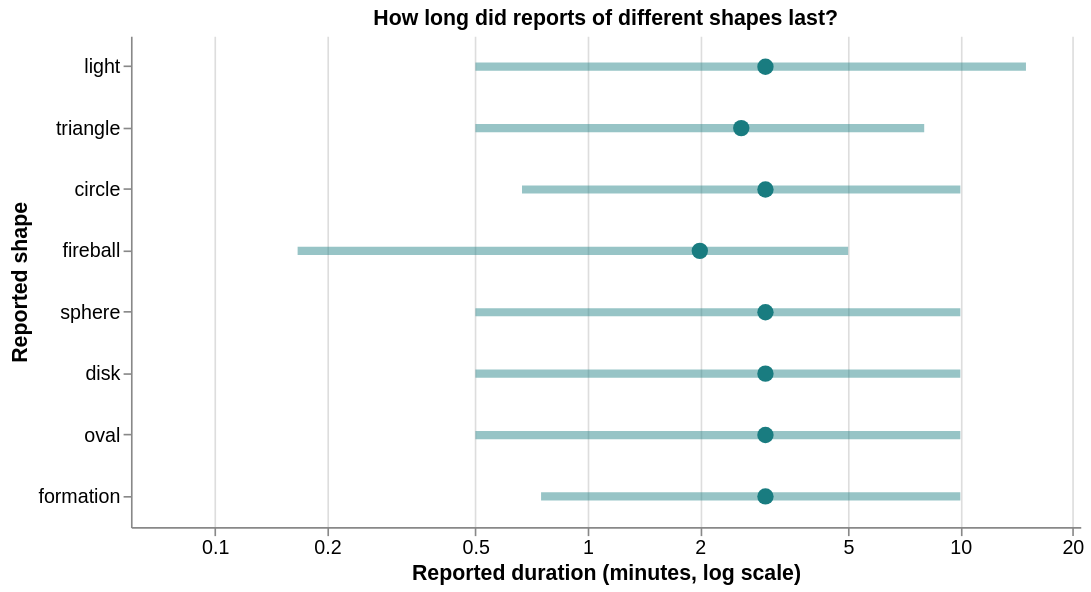

The notebook cell this image was saved under:
### Code cell
period_choice = alt.param(
    name="period_choice", value="All years",
    bind=alt.binding_select(options=["All years", "2000–2004", "2005–2009", "2010–2013"], name="Period: ")
)
# Fix both axes across selections so filtering does not change the visual scale.
x_domain = [float(summary["q1"].min()) / 1.4, float(summary["q3"].max()) * 1.4]
base = alt.Chart(summary).transform_filter(alt.datum.period == period_choice).encode(
    y=alt.Y("shape:N", sort=shape_order, title="Reported shape"),
    tooltip=[alt.Tooltip("shape:N", title="Shape"), alt.Tooltip("period:N", title="Period"),
             alt.Tooltip("reports:Q", title="Reports", format=","),
             alt.Tooltip("q1:Q", title="25th percentile (min)", format=".2f"),
             alt.Tooltip("median:Q", title="Median (min)", format=".2f"),
             alt.Tooltip("q3:Q", title="75th percentile (min)", format=".2f")]
)
interval = base.mark_rule(strokeWidth=5, color="#197c80", opacity=.45).encode(
    x=alt.X("q1:Q", title="Reported duration (minutes, log scale)",
            scale=alt.Scale(type="log", domain=x_domain, nice=False), axis=alt.Axis(format="~g", values=[.1, .2, .5, 1, 2, 5, 10, 20])),
    x2="q3:Q"
)
median = base.mark_point(filled=True, size=100, color="#197c80", opacity=1).encode(x=alt.X("median:Q", scale=alt.Scale(type="log", domain=x_domain, nice=False)))
plot2 = (interval + median).add_params(period_choice).properties(
    width=580, height=300, title="How long did reports of different shapes last?"
).configure_view(stroke=None).configure_axis(labelFontSize=12, titleFontSize=13)
plot2

### Figure 1 — Vega-Lite specification as saved in the notebook (floating-point values rounded to 4 significant figures)
{"config": {"view": {"continuousWidth": 300, "continuousHeight": 300, "stroke": null}, "axis": {"labelFontSize": 12, "titleFontSize": 13}}, "layer": [{"mark": {"type": "rule", "color": "#197c80", "opacity": 0.45, "strokeWidth": 5}, "encoding": {"tooltip": [{"field": "shape", "title": "Shape", "type": "nominal"}, {"field": "period", "title": "Period", "type": "nominal"}, {"field": "reports", "format": ",", "title": "Reports", "type": "quantitative"}, {"field": "q1", "format": ".2f", "title": "25th percentile (min)", "type": "quantitative"}, {"field": "median", "format": ".2f", "title": "Median (min)", "type": "quantitative"}, {"field": "q3", "format": ".2f", "title": "75th percentile (min)", "type": "quantitative"}], "x": {"axis": {"format": "~g", "values": [0.1, 0.2, 0.5, 1, 2, 5, 10, 20]}, "field": "q1", "scale": {"domain": [0.05952, 21.0], "nice": false, "type": "log"}, "title": "Reported duration (minutes, log scale)", "type": "quantitative"}, "x2": {"field": "q3"}, "y": {"field": "shape", "sort": ["light", "triangle", "circle", "fireball", "sphere", "disk", "oval", "formation"], "title": "Reported shape", "type": "nominal"}}, "transform": [{"filter": "(datum.period === period_choice)"}]}, {"mark": {"type": "point", "color": "#197c80", "filled": true, "opacity": 1, "size": 100}, "encoding": {"tooltip": [{"field": "shape", "title": "Shape", "type": "nominal"}, {"field": "period", "title": "Period", "type": "nominal"}, {"field": "reports", "format": ",", "title": "Reports", "type": "quantitative"}, {"field": "q1", "format": ".2f", "title": "25th percentile (min)", "type": "quantitative"}, {"field": "median", "format": ".2f", "title": "Median (min)", "type": "quantitative"}, {"field": "q3", "format": ".2f", "title": "75th percentile (min)", "type": "quantitative"}], "x": {"field": "median", "scale": {"domain": [0.05952, 21.0], "nice": false, "type": "log"}, "type": "quantitative"}, "y": {"field": "shape", "sort": ["light", "triangle", "circle", "fireball", "sphere", "disk", "oval", "formation"], "title": "Reported shape", "type": "nominal"}}, "transform": [{"filter": "(datum.period === period_choice)"}]}], "data": {"name": "data-bc0ddf98919d17118791fff027b8b1ea"}, "height": 300, "params": [{"name": "period_choice", "bind": {"input": "select", "options": ["All years", "2000–2004", "2005–2009", "2010–2013"], "name": "Period: "}, "value": "All years"}], "title": "How long did reports of different shapes last?", "width": 580, "$schema": "https://vega.github.io/schema/vega-lite/v5.20.1.json", "datasets": {"data-bc0ddf98919d17118791fff027b8b1ea": [{"shape": "circle", "q1": 0.6667, "median": 3.0, "q3": 10.0, "reports": 4979, "period": "All years"}, {"shape": "disk", "q1": 0.5, "median": 3.0, "q3": 10.0, "reports": 2490, "period": "All years"}, {"shape": "fireball", "q1": 0.1667, "median": 2.0, "q3": 5.0, "reports": 4285, "period": "All years"}, {"shape": "formation", "q1": 0.75, "median": 3.0, "q3": 10.0, "reports": 1614, "period": "All years"}, {"shape": "light", "q1": 0.5, "median": 3.0, "q3": 15.0, "reports": 11254, "period": "All years"}, {"shape": "oval", "q1": 0.5, "median": 3.0, "q3": 10.0, "reports": 2358, "period": "All years"}, {"shape": "sphere", "q1": 0.5, "median": 3.0, "q3": 10.0, "reports": 3408, "period": "All years"}, {"shape": "triangle", "q1": 0.5, "median": 2.583, "q3": 8.0, "reports": 5029, "period": "All years"}, {"shape": "circle", "q1": 0.5, "median": 3.0, "q3": 15.0, "reports": 1078, "period": "2000–2004"}, {"shape": "disk", "q1": 0.75, "median": 4.0, "q3": 15.0, "reports": 849, "period": "2000–2004"}, {"shape": "fireball", "q1": 0.08333, "median": 0.25, "q3": 5.0, "reports": 804, "period": "2000–2004"}, {"shape": "formation", "q1": 0.5, "median": 3.0, "q3": 10.0, "reports": 418, "period": "2000–2004"}, {"shape": "light", "q1": 0.5, "median": 4.0, "q3": 15.0, "reports": 2862, "period": "2000–2004"}, {"shape": "oval", "q1": 0.3333, "median": 3.0, "q3": 10.0, "reports": 606, "period": "2000–2004"}, {"shape": "sphere", "q1": 0.3333, "median": 3.0, "q3": 10.0, "reports": 775, "period": "2000–2004"}, {"shape": "triangle", "q1": 0.5, "median": 3.0, "q3": 8.0, "reports": 1442, "period": "2000–2004"}, {"shape": "circle", "q1": 0.5, "median": 3.0, "q3": 10.0, "reports": 1545, "period": "2005–2009"}, {"shape": "disk", "q1": 0.5, "median": 3.0, "q3": 10.0, "reports": 942, "period": "2005–2009"}, {"shape": "fireball", "q1": 0.08333, "median": 0.5, "q3": 5.0, "reports": 954, "period": "2005–2009"}, {"shape": "formation", "q1": 0.5, "median": 3.0, "q3": 10.0, "reports": 536, "period": "2005–2009"}, {"shape": "light", "q1": 0.5, "median": 3.0, "q3": 13.0, "reports": 3984, "period": "2005–2009"}, {"shape": "oval", "q1": 0.3333, "median": 2.0, "q3": 10.0, "reports": 845, "period": "2005–2009"}, {"shape": "sphere", "q1": 0.5, "median": 2.0, "q3": 10.0, "reports": 1078, "period": "2005–2009"}, {"shape": "triangle", "q1": 0.5, "median": 2.0, "q3": 7.0, "reports": 1812, "period": "2005–2009"}, {"shape": "circle", "q1": 1.0, "median": 3.0, "q3": 10.0, "reports": 2356, "period": "2010–2013"}, {"shape": "disk", "q1": 0.5, "median": 3.0, "q3": 10.0, "reports": 699, "period": "2010–2013"}, {"shape": "fireball", "q1": 1.0, "median": 3.0, "q3": 7.0, "reports": 2527, "period": "2010–2013"}, {"shape": "formation", "q1": 1.0, "median": 5.0, "q3": 10.0, "reports": 660, "period": "2010–2013"}, {"shape": "light", "q1": 1.0, "median": 4.0, "q3": 10.0, "reports": 4408, "period": "2010–2013"}, {"shape": "oval", "q1": 0.6667, "median": 3.0, "q3": 10.0, "reports": 907, "period": "2010–2013"}, {"shape": "sphere", "q1": 1.0, "median": 3.0, "q3": 10.0, "reports": 1555, "period": "2010–2013"}, {"shape": "triangle", "q1": 0.5, "median": 3.0, "q3": 10.0, "reports": 1775, "period": "2010–2013"}]}}
